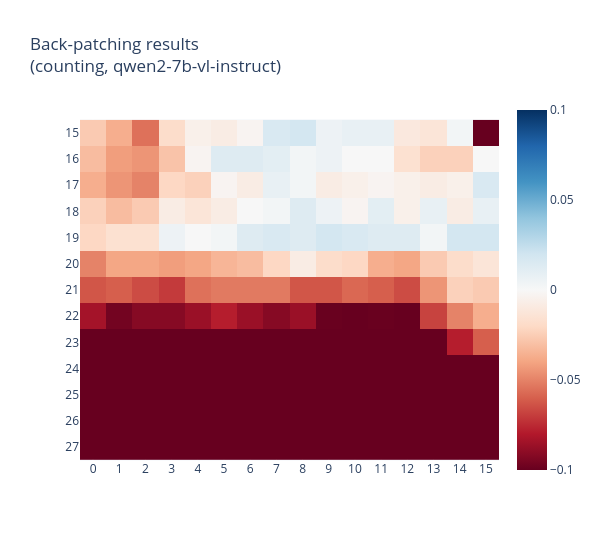
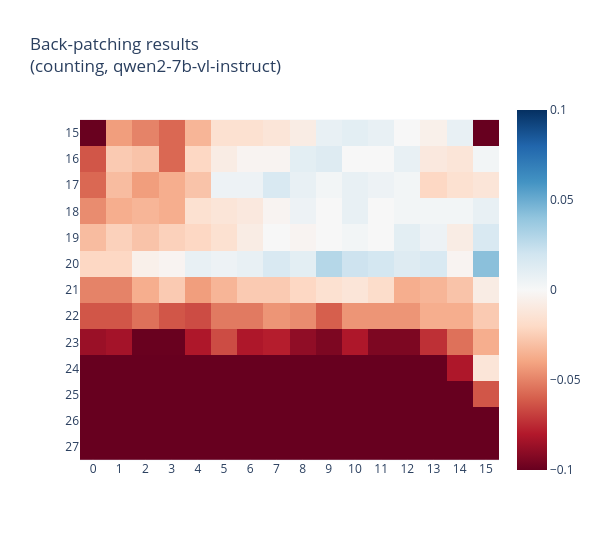
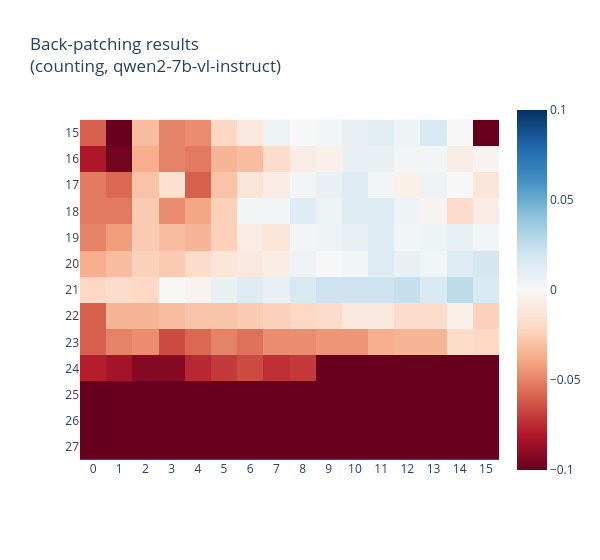
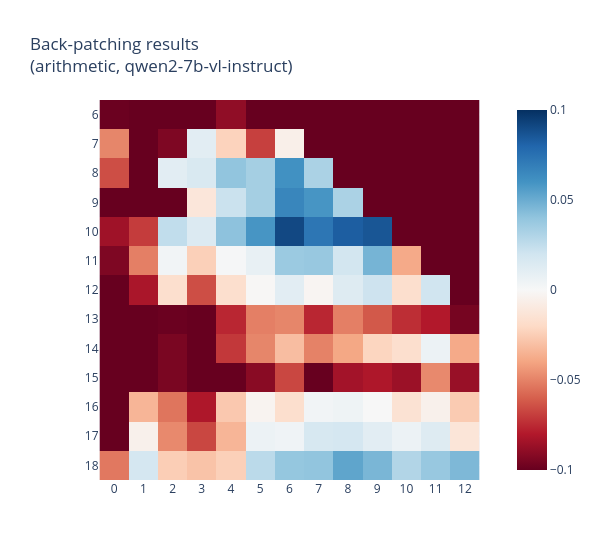

Notebook code for these charts, in order:
### Markdown cell above
## Backpatching results

### Code cell
# Present full back-patching heatmaps

for model_name in MODEL_NAMES:
    for task_name in SUPPORTED_TASKS[:2]: # only show arithmetic and counting for now
        backpatching_results, src_layer_range, dst_layer_range  = torch.load(f"./data/{task_name}/{where_results}/{model_name}/backpatching_results.pt", weights_only=False)
        for cfg in backpatching_results.keys():
            if len(cfg) != 2 or cfg[0] is not True:
                continue

            print(model_name, task_name, cfg)
            results = backpatching_results[cfg][0] - backpatching_results['clean_accs'][0]
            results.clamp_(min=-0.1, max=0.1)
            fig = px.imshow(
                results,
                title=f"Back-patching results<br>({task_name}, {model_name})",
                color_continuous_scale="RdBu",
                color_continuous_midpoint=0,
                width=600
            )   
            fig.update_xaxes(
                tickvals=list(range(backpatching_results[cfg][0].shape[1])),
                ticktext=[dst_layer_range[i] for i in range(backpatching_results[cfg][0].shape[1])],
            )
            fig.update_yaxes(
                tickvals=list(range(backpatching_results[cfg][0].shape[0])),
                ticktext=[src_layer_range[i] for i in range(backpatching_results[cfg][0].shape[0])],
            )
            fig.show()

### Figure 1 — Plotly figure (JSON) as saved in the notebook; plotly's stock layout.template omitted (floating-point values rounded to 4 significant figures; data arrays with more than 128 entries replaced by an {"elided": "..."} marker saying what was removed)
{"data": [{"coloraxis": "coloraxis", "hovertemplate": "x: %{x}<br>y: %{y}<br>color: %{z}<extra></extra>", "name": "0", "type": "heatmap", "xaxis": "x", "yaxis": "y", "z": {"elided": "13x16 float values"}}], "layout": {"coloraxis": {"cmid": 0, "colorscale": [[0, "rgb(103,0,31)"], [0.1, "rgb(178,24,43)"], [0.2, "rgb(214,96,77)"], [0.3, "rgb(244,165,130)"], [0.4, "rgb(253,219,199)"], [0.5, "rgb(247,247,247)"], [0.6, "rgb(209,229,240)"], [0.7, "rgb(146,197,222)"], [0.8, "rgb(67,147,195)"], [0.9, "rgb(33,102,172)"], [1, "rgb(5,48,97)"]]}, "title": {"text": "Back-patching results<br>(counting, qwen2-7b-vl-instruct)"}, "width": 600, "xaxis": {"anchor": "y", "constrain": "domain", "domain": [0, 1], "scaleanchor": "y", "ticktext": [0, 1, 2, 3, 4, 5, 6, 7, 8, 9, 10, 11, 12, 13, 14, 15], "tickvals": [0, 1, 2, 3, 4, 5, 6, 7, 8, 9, 10, 11, 12, 13, 14, 15]}, "yaxis": {"anchor": "x", "autorange": "reversed", "constrain": "domain", "domain": [0, 1], "ticktext": [15, 16, 17, 18, 19, 20, 21, 22, 23, 24, 25, 26, 27], "tickvals": [0, 1, 2, 3, 4, 5, 6, 7, 8, 9, 10, 11, 12]}}}

### Figure 2 — Plotly figure (JSON) as saved in the notebook; plotly's stock layout.template omitted (floating-point values rounded to 4 significant figures; data arrays with more than 128 entries replaced by an {"elided": "..."} marker saying what was removed)
{"data": [{"coloraxis": "coloraxis", "hovertemplate": "x: %{x}<br>y: %{y}<br>color: %{z}<extra></extra>", "name": "0", "type": "heatmap", "xaxis": "x", "yaxis": "y", "z": {"elided": "13x16 float values"}}], "layout": {"coloraxis": {"cmid": 0, "colorscale": [[0, "rgb(103,0,31)"], [0.1, "rgb(178,24,43)"], [0.2, "rgb(214,96,77)"], [0.3, "rgb(244,165,130)"], [0.4, "rgb(253,219,199)"], [0.5, "rgb(247,247,247)"], [0.6, "rgb(209,229,240)"], [0.7, "rgb(146,197,222)"], [0.8, "rgb(67,147,195)"], [0.9, "rgb(33,102,172)"], [1, "rgb(5,48,97)"]]}, "title": {"text": "Back-patching results<br>(counting, qwen2-7b-vl-instruct)"}, "width": 600, "xaxis": {"anchor": "y", "constrain": "domain", "domain": [0, 1], "scaleanchor": "y", "ticktext": [0, 1, 2, 3, 4, 5, 6, 7, 8, 9, 10, 11, 12, 13, 14, 15], "tickvals": [0, 1, 2, 3, 4, 5, 6, 7, 8, 9, 10, 11, 12, 13, 14, 15]}, "yaxis": {"anchor": "x", "autorange": "reversed", "constrain": "domain", "domain": [0, 1], "ticktext": [15, 16, 17, 18, 19, 20, 21, 22, 23, 24, 25, 26, 27], "tickvals": [0, 1, 2, 3, 4, 5, 6, 7, 8, 9, 10, 11, 12]}}}

### Figure 3 — Plotly figure (JSON) as saved in the notebook; plotly's stock layout.template omitted (floating-point values rounded to 4 significant figures; data arrays with more than 128 entries replaced by an {"elided": "..."} marker saying what was removed)
{"data": [{"coloraxis": "coloraxis", "hovertemplate": "x: %{x}<br>y: %{y}<br>color: %{z}<extra></extra>", "name": "0", "type": "heatmap", "xaxis": "x", "yaxis": "y", "z": {"elided": "13x16 float values"}}], "layout": {"coloraxis": {"cmid": 0, "colorscale": [[0, "rgb(103,0,31)"], [0.1, "rgb(178,24,43)"], [0.2, "rgb(214,96,77)"], [0.3, "rgb(244,165,130)"], [0.4, "rgb(253,219,199)"], [0.5, "rgb(247,247,247)"], [0.6, "rgb(209,229,240)"], [0.7, "rgb(146,197,222)"], [0.8, "rgb(67,147,195)"], [0.9, "rgb(33,102,172)"], [1, "rgb(5,48,97)"]]}, "title": {"text": "Back-patching results<br>(counting, qwen2-7b-vl-instruct)"}, "width": 600, "xaxis": {"anchor": "y", "constrain": "domain", "domain": [0, 1], "scaleanchor": "y", "ticktext": [0, 1, 2, 3, 4, 5, 6, 7, 8, 9, 10, 11, 12, 13, 14, 15], "tickvals": [0, 1, 2, 3, 4, 5, 6, 7, 8, 9, 10, 11, 12, 13, 14, 15]}, "yaxis": {"anchor": "x", "autorange": "reversed", "constrain": "domain", "domain": [0, 1], "ticktext": [15, 16, 17, 18, 19, 20, 21, 22, 23, 24, 25, 26, 27], "tickvals": [0, 1, 2, 3, 4, 5, 6, 7, 8, 9, 10, 11, 12]}}}

### Figure 4 — Plotly figure (JSON) as saved in the notebook; plotly's stock layout.template omitted (floating-point values rounded to 4 significant figures; data arrays with more than 128 entries replaced by an {"elided": "..."} marker saying what was removed)
{"data": [{"coloraxis": "coloraxis", "hovertemplate": "x: %{x}<br>y: %{y}<br>color: %{z}<extra></extra>", "name": "0", "type": "heatmap", "xaxis": "x", "yaxis": "y", "z": {"elided": "13x13 float values"}}], "layout": {"coloraxis": {"cmid": 0, "colorscale": [[0, "rgb(103,0,31)"], [0.1, "rgb(178,24,43)"], [0.2, "rgb(214,96,77)"], [0.3, "rgb(244,165,130)"], [0.4, "rgb(253,219,199)"], [0.5, "rgb(247,247,247)"], [0.6, "rgb(209,229,240)"], [0.7, "rgb(146,197,222)"], [0.8, "rgb(67,147,195)"], [0.9, "rgb(33,102,172)"], [1, "rgb(5,48,97)"]]}, "title": {"text": "Back-patching results<br>(arithmetic, qwen2-7b-vl-instruct)"}, "width": 600, "xaxis": {"anchor": "y", "constrain": "domain", "domain": [0, 1], "scaleanchor": "y", "ticktext": [0, 1, 2, 3, 4, 5, 6, 7, 8, 9, 10, 11, 12], "tickvals": [0, 1, 2, 3, 4, 5, 6, 7, 8, 9, 10, 11, 12]}, "yaxis": {"anchor": "x", "autorange": "reversed", "constrain": "domain", "domain": [0, 1], "ticktext": [6, 7, 8, 9, 10, 11, 12, 13, 14, 15, 16, 17, 18], "tickvals": [0, 1, 2, 3, 4, 5, 6, 7, 8, 9, 10, 11, 12]}}}
